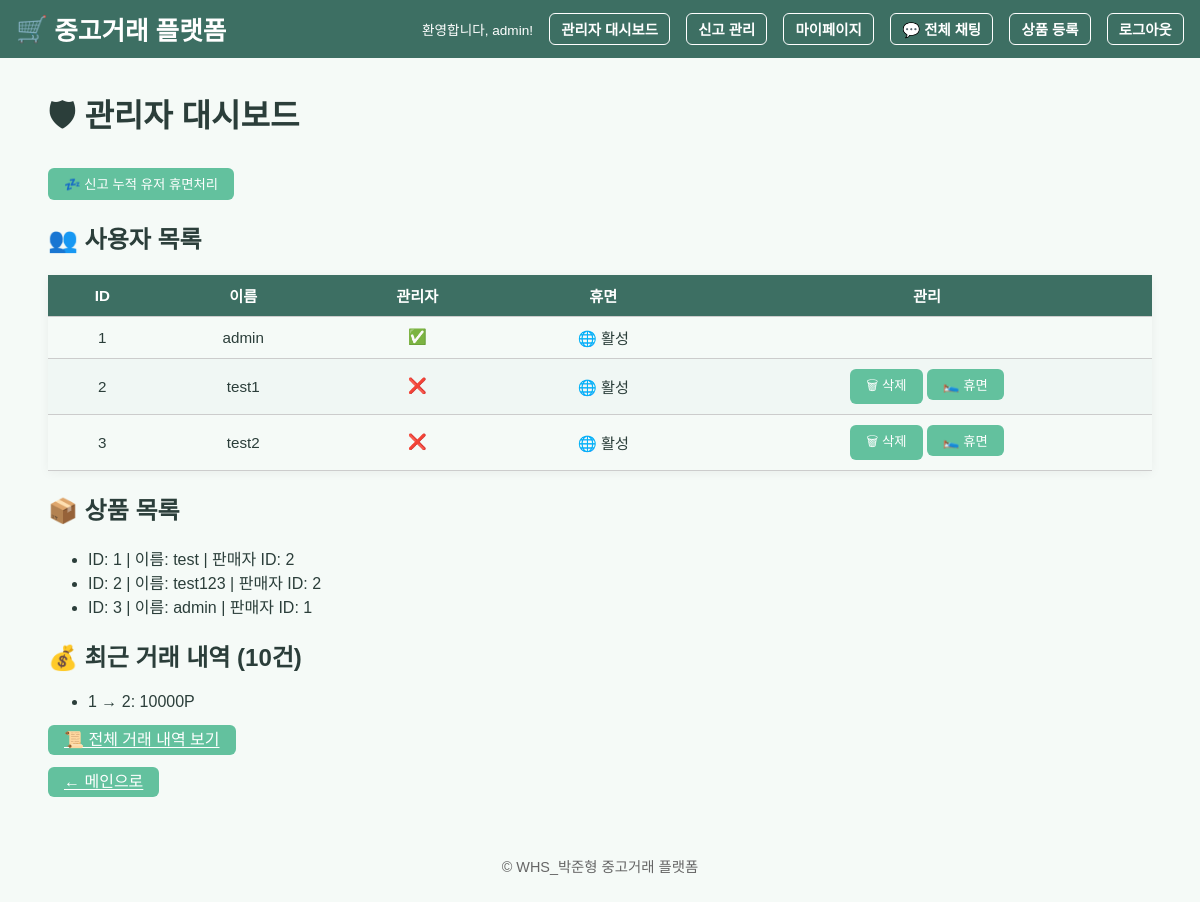
The page /admin (signed in) on the database its author committed.
### models.py (models this page shows)
class User(db.Model):
    id = db.Column(db.Integer, primary_key=True)
    username = db.Column(db.String(80), unique=True, nullable=False)
    password = db.Column(db.String(200), nullable=False)
    is_admin = db.Column(db.Boolean, default=False)
    is_dormant = db.Column(db.Boolean, default=False)  # 휴면 여부 필드 추가

class Product(db.Model):
    id = db.Column(db.Integer, primary_key=True)
    name = db.Column(db.String(100), nullable=False)
    description = db.Column(db.String(200))
    seller_id = db.Column(db.Integer, db.ForeignKey('user.id'))

class Transaction(db.Model):
    id = db.Column(db.Integer, primary_key=True)
    sender_id = db.Column(db.Integer, db.ForeignKey('user.id'))
    receiver_id = db.Column(db.Integer, db.ForeignKey('user.id'))
    amount = db.Column(db.Integer, nullable=False)

### app.py (the view)
@app.route('/admin')
@admin_required
def admin_dashboard():
    users = User.query.all()
    products = Product.query.all()
    transactions = Transaction.query.order_by(Transaction.id.desc()).limit(10).all()
    user_count = User.query.count()
    product_count = Product.query.count()
    total_points = db.session.query(db.func.sum(Transaction.amount)).scalar() or 0
    return render_template('admin_dashboard.html', users=users, products=products,
                           transactions=transactions, user_count=user_count,
                           product_count=product_count, total_points=total_points)

### app.py (called while the page is built)
def admin_required(f):
    @wraps(f)
    def decorated_function(*args, **kwargs):
        if not session.get('is_admin'):
            flash("관리자 권한이 필요합니다.")
            return redirect(url_for('index'))
        return f(*args, **kwargs)
    return decorated_function

### templates/admin_dashboard.html (shortened to what this page needs)
{% extends 'base.html' %} {% block title %}관리자 대시보드{% endblock %} {%
block content %}
<div class="container">
  <h1>🛡 관리자 대시보드</h1>
  <form method="POST" action="{{ url_for('check_dormant_users') }}">
    <button
      class="btn"
      onclick="return confirm('신고 누적 유저들을 휴면 처리할까요?')"
    >
      💤 신고 누적 유저 휴면처리
    </button>
  </form>
  <h2>👥 사용자 목록</h2>
  <table class="styled-table">
    <thead>
      <tr>
        <th>ID</th>
        <th>이름</th>
        <th>관리자</th>
        <th>휴면</th>
        <th>관리</th>
      </tr>
    </thead>
    <tbody>
      {% for u in users %}
      <tr>
        <td>{{ u.id }}</td>
        <td>{{ u.username }}</td>
        <td>{{ '✅' if u.is_admin else '❌' }}</td>
        <td>{{ '🛌' if u.is_dormant else '🌐 활성' }}</td>
        <td>
          {% if not u.is_admin %}
          <form
            method="POST"
            action="{{ url_for('delete_user', user_id=u.id) }}"
            style="display: inline"
          >
            <button
              class="btn"
              onclick="return confirm('정말 삭제하시겠습니까?')"
            >
              🗑 삭제
            </button>
          </form>
          {% if not u.is_dormant %}
          <form
            method="POST"
            action="{{ url_for('mark_user_dormant', user_id=u.id) }}"
            style="display: inline"
          >
            <button
              class="btn"
              onclick="return confirm('휴면 처리하시겠습니까?')"
            >
              🛌 휴면
            </button>
          </form>
          {% endif %} {% endif %}
        </td>
      </tr>
      {% endfor %}
    </tbody>
  </table>
  <h2>📦 상품 목록</h2>
  <ul>
    {% for p in products %}
    <li>ID: {{ p.id }} | 이름: {{ p.name }} | 판매자 ID: {{ p.seller_id }}</li>
    {% endfor %}
  </ul>
  <h2>💰 최근 거래 내역 (10건)</h2>
  <ul>
    {% for t in transactions %}
    <li>{{ t.sender_id }} → {{ t.receiver_id }}: {{ t.amount }}P</li>
    {% else %}
    <li>거래 내역 없음</li>
    {% endfor %}
  </ul>
  <a href="{{ url_for('all_transactions') }}" class="btn"
    >📜 전체 거래 내역 보기</a
  >
  <br /><br />
  <a href="{{ url_for('index') }}" class="btn">← 메인으로</a>
</div>
{% endblock %}

### templates/base.html (shortened to what this page needs)
<!DOCTYPE html>
<html lang="ko">
  <head>
    <link rel="stylesheet" href="https://cdn.simplecss.org/simple.min.css" />
    <link
      rel="stylesheet"
      href="{{ url_for('static', filename='style.css') }}"
    />
  </head>
  <body>
    <header class="main-header">
      <div class="logo">
        <span>🛒</span>
        <a href="{{ url_for('index') }}">중고거래 플랫폼</a>
      </div>
      <nav class="topnav">
        {% if session.username %}
        <span class="welcome">환영합니다, {{ session.username }}!</span>
        {% if session.is_admin %}
        <a href="{{ url_for('admin_dashboard') }}">관리자 대시보드</a>
        <a href="{{ url_for('manage_reports') }}">신고 관리</a>
        {% endif %}
        <a href="{{ url_for('mypage.mypage') }}">마이페이지</a>
        <a href="{{ url_for('global_chat') }}">💬 전체 채팅</a>
        <a href="{{ url_for('create_product') }}">상품 등록</a>
        <a href="{{ url_for('logout') }}">로그아웃</a>
        {% else %}
        <a href="{{ url_for('login') }}">로그인</a>
        <a href="{{ url_for('register') }}">회원가입</a>
        {% endif %}
      </nav>
    </header>
    <main class="container">{% block content %}{% endblock %}</main>
    <footer class="footer">
      <p>&copy; WHS_박준형 중고거래 플랫폼</p>
    </footer>
  </body>
</html>

### static/style.css (style rules this page uses)
:root { --primary-color: #63c19e; --accent-color: #4caf88; --background-color: #f5faf7; --header-color: #3d6f63; --text-color: #2b3e3a; }
body { background-color: var(--background-color); color: var(--text-color); font-family: 'Noto Sans KR', sans-serif; margin: 0; padding: 0; }
.main-header { display: flex; justify-content: space-between; align-items: center; padding: 0.3rem 1rem; height: 3rem; background-color: var(--header-color); color: white; }
.logo { display: flex; align-items: center; gap: 0.4rem; font-size: 1.6rem; font-weight: 800; }
.logo a { text-decoration: none; color: white; }
.topnav { display: flex; gap: 1rem; align-items: center; font-size: 0.9rem; }
.topnav a { color: white !important; font-weight: bold; padding: 0.3rem 0.7rem; border: 1px solid white; border-radius: 6px; text-decoration: none; background-color: transparent; }
.welcome { font-size: 0.85rem; color: white; font-weight: 500; }
button, .btn { background-color: var(--primary-color); color: white; border: none; padding: 0.4rem 1rem; border-radius: 6px; cursor: pointer; transition: background-color 0.2s; }
.container { margin: 2rem 1.5rem; }
.footer { text-align: center; padding: 1rem; font-size: 0.9rem; color: #666; }
.styled-table { width: 100%; border-collapse: collapse; margin-top: 1rem; font-size: 0.95rem; box-shadow: 0 2px 10px rgba(0, 0, 0, 0.05); }
.styled-table th, .styled-table td { padding: 0.6rem 0.9rem; text-align: center; border-bottom: 1px solid #ccc; }
.styled-table th { background-color: var(--header-color); color: white; }
.styled-table tr:nth-child(even) { background-color: #f0f7f4; }

### rows shown on the page
User: id "1", username "admin", is_admin "✅", is_dormant "🌐 활성"
User: id "2", username "test1", is_admin "❌", is_dormant "🌐 활성"
User: id "3", username "test2", is_admin "❌", is_dormant "🌐 활성"
Product: id "1", name "test", seller_id "2"
Product: id "2", name "test123", seller_id "2"
Product: id "3", name "admin", seller_id "1"
Transaction: sender_id "1", receiver_id "2", amount "10000"

### other values the page prints
{{ session.username }} "admin"
